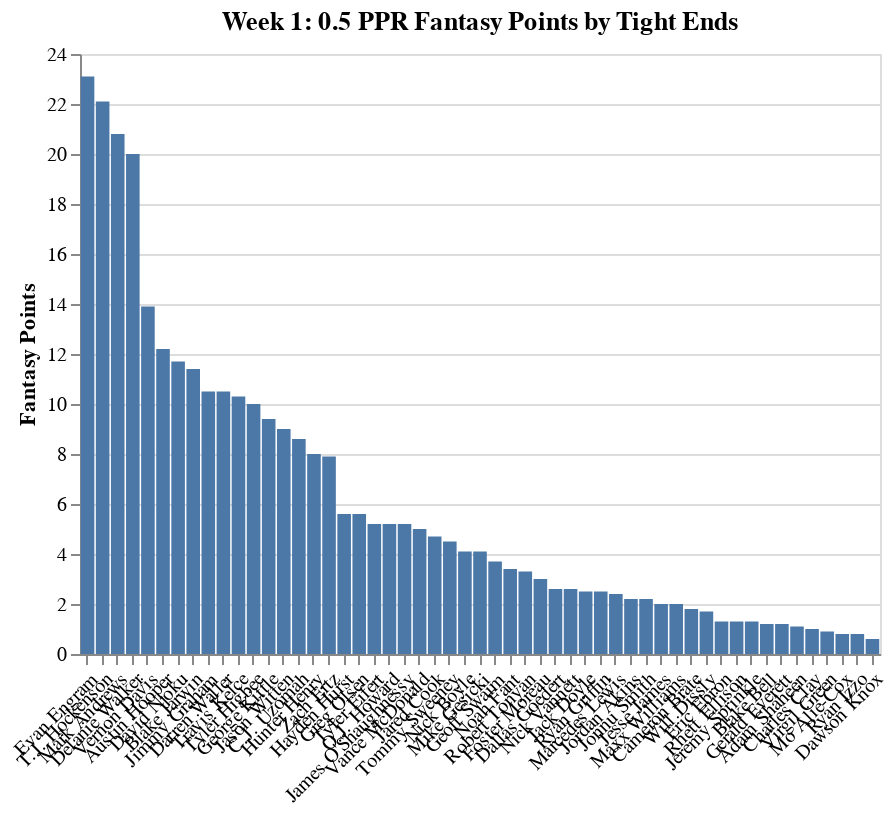

This figure's notebook cell:
### Code cell
chart

### Figure 1 — Vega-Lite specification as saved in the notebook (floating-point values rounded to 4 significant figures)
{"$schema": "https://vega.github.io/schema/vega-lite/v3.4.0.json", "config": {"background": "white", "mark": {"tooltip": null}, "view": {"height": 300, "width": 400}}, "data": {"name": "data-ab3aff318d0f9b16f5519f1e79c6fd4f"}, "datasets": {"data-ab3aff318d0f9b16f5519f1e79c6fd4f": [{"FantasyPoints": 23.1, "Player": "Evan Engram", "ReceivingYards": 116, "Receptions": 11, "Targets": 14, "Team": "NYG"}, {"FantasyPoints": 22.1, "Player": "T.J. Hockenson", "ReceivingYards": 131, "Receptions": 6, "Targets": 9, "Team": "DET"}, {"FantasyPoints": 20.8, "Player": "Mark Andrews", "ReceivingYards": 108, "Receptions": 8, "Targets": 8, "Team": "BAL"}, {"FantasyPoints": 20, "Player": "Delanie Walker", "ReceivingYards": 55, "Receptions": 5, "Targets": 6, "Team": "TEN"}, {"FantasyPoints": 13.9, "Player": "Vernon Davis", "ReceivingYards": 59, "Receptions": 4, "Targets": 7, "Team": "WAS"}, {"FantasyPoints": 12.2, "Player": "Austin Hooper", "ReceivingYards": 77, "Receptions": 9, "Targets": 9, "Team": "ATL"}, {"FantasyPoints": 11.7, "Player": "David Njoku", "ReceivingYards": 37, "Receptions": 4, "Targets": 6, "Team": "CLE"}, {"FantasyPoints": 11.4, "Player": "Blake Jarwin", "ReceivingYards": 39, "Receptions": 3, "Targets": 3, "Team": "DAL"}, {"FantasyPoints": 10.5, "Player": "Jimmy Graham", "ReceivingYards": 30, "Receptions": 3, "Targets": 6, "Team": "GB"}, {"FantasyPoints": 10.5, "Player": "Darren Waller", "ReceivingYards": 70, "Receptions": 7, "Targets": 8, "Team": "OAK"}, {"FantasyPoints": 10.3, "Player": "Travis Kelce", "ReceivingYards": 88, "Receptions": 3, "Targets": 8, "Team": "KC"}, {"FantasyPoints": 10, "Player": "Tyler Higbee", "ReceivingYards": 20, "Receptions": 4, "Targets": 5, "Team": "LAR"}, {"FantasyPoints": 9.4, "Player": "George Kittle", "ReceivingYards": 54, "Receptions": 8, "Targets": 10, "Team": "SF"}, {"FantasyPoints": 9, "Player": "Jason Witten", "ReceivingYards": 15, "Receptions": 3, "Targets": 4, "Team": "DAL"}, {"FantasyPoints": 8.6, "Player": "C.J. Uzomah", "ReceivingYards": 66, "Receptions": 4, "Targets": 5, "Team": "CIN"}, {"FantasyPoints": 8, "Player": "Hunter Henry", "ReceivingYards": 60, "Receptions": 4, "Targets": 5, "Team": "LAC"}, {"FantasyPoints": 7.9, "Player": "Zach Ertz", "ReceivingYards": 54, "Receptions": 5, "Targets": 7, "Team": "PHI"}, {"FantasyPoints": 5.6, "Player": "Hayden Hurst", "ReceivingYards": 41, "Receptions": 3, "Targets": 4, "Team": "BAL"}, {"FantasyPoints": 5.6, "Player": "Greg Olsen", "ReceivingYards": 36, "Receptions": 4, "Targets": 9, "Team": "CAR"}, {"FantasyPoints": 5.2, "Player": "Tyler Eifert", "ReceivingYards": 27, "Receptions": 5, "Targets": 6, "Team": "CIN"}, {"FantasyPoints": 5.2, "Player": "O.J. Howard", "ReceivingYards": 32, "Receptions": 4, "Targets": 5, "Team": "TB"}, {"FantasyPoints": 5.2, "Player": "James O'Shaughnessy", "ReceivingYards": 32, "Receptions": 4, "Targets": 5, "Team": "JAC"}, {"FantasyPoints": 5, "Player": "Vance McDonald", "ReceivingYards": 40, "Receptions": 2, "Targets": 4, "Team": "PIT"}, {"FantasyPoints": 4.7, "Player": "Jared Cook", "ReceivingYards": 37, "Receptions": 2, "Targets": 3, "Team": "NO"}, {"FantasyPoints": 4.5, "Player": "Tommy Sweeney", "ReceivingYards": 35, "Receptions": 2, "Targets": 2, "Team": "BUF"}, {"FantasyPoints": 4.1, "Player": "Nick Boyle", "ReceivingYards": 26, "Receptions": 3, "Targets": 3, "Team": "BAL"}, {"FantasyPoints": 4.1, "Player": "Mike Gesicki", "ReceivingYards": 31, "Receptions": 2, "Targets": 6, "Team": "MIA"}, {"FantasyPoints": 3.7, "Player": "Geoff Swaim", "ReceivingYards": 17, "Receptions": 4, "Targets": 4, "Team": "JAC"}, {"FantasyPoints": 3.4, "Player": "Noah Fant", "ReceivingYards": 29, "Receptions": 2, "Targets": 5, "Team": "DEN"}, {"FantasyPoints": 3.3, "Player": "Robert Tonyan", "ReceivingYards": 28, "Receptions": 1, "Targets": 1, "Team": "GB"}, {"FantasyPoints": 3, "Player": "Foster Moreau", "ReceivingYards": 20, "Receptions": 2, "Targets": 2, "Team": "OAK"}, {"FantasyPoints": 2.6, "Player": "Dallas Goedert", "ReceivingYards": 16, "Receptions": 2, "Targets": 3, "Team": "PHI"}, {"FantasyPoints": 2.6, "Player": "Nick Vannett", "ReceivingYards": 16, "Receptions": 2, "Targets": 2, "Team": "SEA"}, {"FantasyPoints": 2.5, "Player": "Jack Doyle", "ReceivingYards": 20, "Receptions": 1, "Targets": 2, "Team": "IND"}, {"FantasyPoints": 2.5, "Player": "Ryan Griffin", "ReceivingYards": 10, "Receptions": 3, "Targets": 4, "Team": "NYJ"}, {"FantasyPoints": 2.4, "Player": "Marcedes Lewis", "ReceivingYards": 14, "Receptions": 2, "Targets": 3, "Team": "GB"}, {"FantasyPoints": 2.2, "Player": "Jordan Akins", "ReceivingYards": 17, "Receptions": 1, "Targets": 2, "Team": "HOU"}, {"FantasyPoints": 2.2, "Player": "Jonnu Smith", "ReceivingYards": 7, "Receptions": 1, "Targets": 1, "Team": "TEN"}, {"FantasyPoints": 2, "Player": "Jesse James", "ReceivingYards": 15, "Receptions": 1, "Targets": 1, "Team": "DET"}, {"FantasyPoints": 2, "Player": "Maxx Williams", "ReceivingYards": 15, "Receptions": 1, "Targets": 1, "Team": "ARI"}, {"FantasyPoints": 1.8, "Player": "Cameron Brate", "ReceivingYards": 8, "Receptions": 2, "Targets": 2, "Team": "TB"}, {"FantasyPoints": 1.7, "Player": "Will Dissly", "ReceivingYards": 12, "Receptions": 1, "Targets": 2, "Team": "SEA"}, {"FantasyPoints": 1.3, "Player": "Eric Ebron", "ReceivingYards": 8, "Receptions": 1, "Targets": 3, "Team": "IND"}, {"FantasyPoints": 1.3, "Player": "Rhett Ellison", "ReceivingYards": 8, "Receptions": 1, "Targets": 2, "Team": "NYG"}, {"FantasyPoints": 1.3, "Player": "Jeremy Sprinkle", "ReceivingYards": 8, "Receptions": 1, "Targets": 1, "Team": "WAS"}, {"FantasyPoints": 1.2, "Player": "Blake Bell", "ReceivingYards": 7, "Receptions": 1, "Targets": 1, "Team": "KC"}, {"FantasyPoints": 1.2, "Player": "Gerald Everett", "ReceivingYards": 7, "Receptions": 1, "Targets": 1, "Team": "LAR"}, {"FantasyPoints": 1.1, "Player": "Adam Shaheen", "ReceivingYards": 6, "Receptions": 1, "Targets": 2, "Team": "CHI"}, {"FantasyPoints": 1, "Player": "Charles Clay", "ReceivingYards": 5, "Receptions": 1, "Targets": 1, "Team": "ARI"}, {"FantasyPoints": 0.9, "Player": "Virgil Green", "ReceivingYards": 4, "Receptions": 1, "Targets": 1, "Team": "LAC"}, {"FantasyPoints": 0.8, "Player": "Mo Alie-Cox", "ReceivingYards": 3, "Receptions": 1, "Targets": 1, "Team": "IND"}, {"FantasyPoints": 0.8, "Player": "Ryan Izzo", "ReceivingYards": 3, "Receptions": 1, "Targets": 2, "Team": "NE"}, {"FantasyPoints": 0.6, "Player": "Dawson Knox", "ReceivingYards": 1, "Receptions": 1, "Targets": 2, "Team": "BUF"}]}, "encoding": {"x": {"axis": {"labelAngle": -45, "title": ""}, "field": "Player", "sort": {"field": "FantasyPoints", "op": "sum", "order": "descending"}, "type": "nominal"}, "y": {"axis": {"title": "Fantasy Points"}, "field": "FantasyPoints", "type": "quantitative"}}, "mark": "bar", "title": "Week 1: 0.5 PPR Fantasy Points by Tight Ends"}
